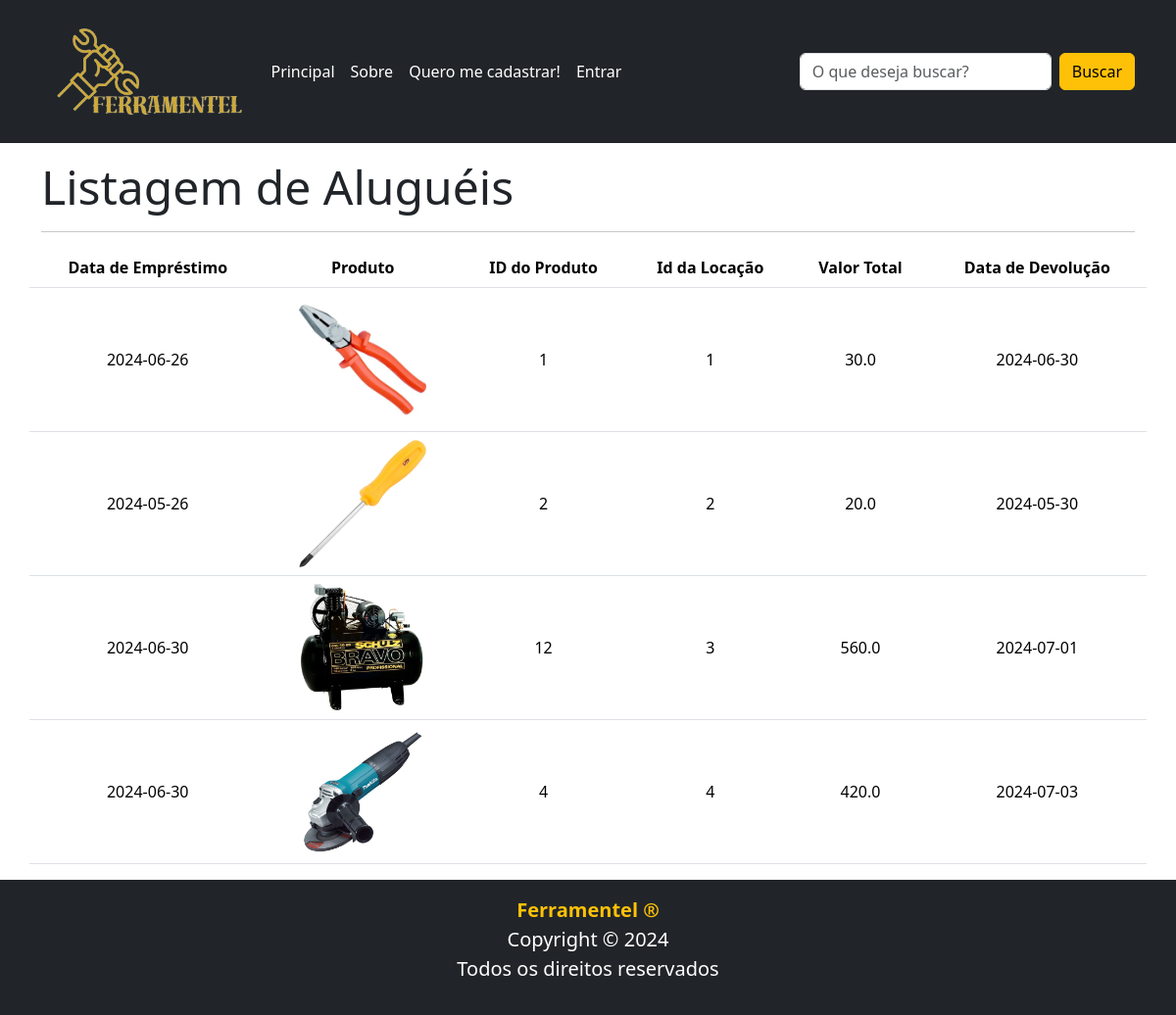
The page /emprestimos_gerente on the database its author committed.
### tables this page shows
CREATE TABLE locacao (
    id INTEGER PRIMARY KEY AUTOINCREMENT,
    cliente_id INTEGER NOT NULL,
    data_emprestimo DATE NOT NULL,
    data_devolucao DATE NOT NULL,
    produto_id INTEGER NOT NULL,
    valor_total FLOAT NOT NULL,
    FOREIGN KEY (cliente_id) REFERENCES cliente (id),
    FOREIGN KEY (produto_id) REFERENCES produto (id)
);

### routes/main_routes.py (the view)
@router.get("/emprestimos")
async def get_emprestimos(request: Request):
    lista_locacoes = LocacaoRepo.obter_todos()
    lista_clientes = ClienteRepo.obter_todos()
    for p in lista_locacoes:
        print(p.data_emprestimo)
    return templates.TemplateResponse(
        "emprestimos.html",
        {"request": request,
        "lista_locacoes": lista_locacoes,
        "lista_clientes": lista_clientes
        },
    )

### templates/emprestimos_gerente.html (shortened to what this page needs)
{% extends "base.html" %}
{% block conteudo %}
<h1 class="display-5"><b>Listagem de Aluguéis
    </b></h1>
<hr>
<form class="row json-form" action="/cadastrar_emprestimo" method="post">
    <table class="table">
        <thead>
            <tr>
                <th>Data de Empréstimo</th>
                <th>Produto</th>
                <th>ID do Produto</th>
                <th>Id da Locação</th>
                <th>Valor Total</th>
                <th>Data de Devolução</th>
            </tr>
        </thead>
        <tbody>
            {% for locacao in lista_locacoes %}
                <tr>
                    <td>{{ locacao.data_emprestimo }}</td>
                    <td><img src="/static/img/produtos/{{'{:04d}'.format(locacao.produto_id)}}.jpg" style="width: 130px; height: 130px;"></td>
                    <td>{{ locacao.produto_id }}</td>
                    <td>{{ locacao.id }}</td>
                    <td>{{ locacao.valor_total }}</td>
                    <td> {{locacao.data_devolucao }}</td>
                </tr>
            {% endfor %}
        </tbody>
    </table>
</form>
{% endblock %}

### templates/base.html (shortened to what this page needs)
<!DOCTYPE html>
<html lang="pt-br">
<head>
    <link rel="stylesheet" href="/static/lib/bootstrap/bootstrap.min.css">
    <link rel="stylesheet" href="/static/lib/bootstrap-icons/font/bootstrap-icons.min.css">
    <link rel="stylesheet" href="/static/css/estilos.css">
</head>
<body class="d-flex flex-column min-vh-100">
    {%- set cliente = request.state.cliente -%}
    {% include "header.html" %}
    <main class="container mt-3">
        {% block conteudo %}{% endblock %}
    </main>
    {% include "footer.html" %}
</body>
</html>

### templates/header.html (shortened to what this page needs)
<nav class="navbar navbar-expand-lg navbar-dark bg-dark navbar-custom">
    <div class="container">
        <a class="navbar-brand" href="/">
            <img src="/static/img/logo.png" style="height: 120px;">
        </a>
        {% set pagina_atual = request.url.path %}
        <div class="collapse navbar-collapse" id="menuPrincipal">
            {% if cliente.admin == True -%}
            <ul class="navbar-nav me-auto mb-2 mb-lg-0">
                <li class="nav-item">
                    <a class="nav-link {{ 'active' if pagina_atual == '/' }}"
                        href="/">Principal</a>
                </li>
                <li class="nav-item">
                    <a class="nav-link {{ 'active' if pagina_atual == '/' }}"
                        href="/sobre">Sobre</a>
                </li>
                <li class="nav-item">
                    <a
                        class="nav-link {{ 'active' if pagina_atual == '/' }}"
                        href="/cadastrar_ferramenta">Cadastrar Ferramenta</a>
                </li>
                <li class="nav-item">
                    <a
                        class="nav-link {{ 'active' if pagina_atual == '/' }}"
                        href="/emprestimos_gerente">Solicitações</a>
                </li>
                <li class="nav-item dropdown">
                    <a class="nav-link dropdown-toggle text-white" href="#" role="button" data-bs-toggle="dropdown">
                        Olá, <b>Gerente</b>!
                    </a>
                    <ul class="dropdown-menu">
                        <li><a class="dropdown-item  {{ 'active' if pagina_atual == '/cliente/dados' }} text-dark" href="/cliente/dados">Dados Pessoais</a></li>
                        <li><a class="dropdown-item  {{ 'active' if pagina_atual == '/cliente/senha' }} text-dark" href="/cliente/senha">Alterar Senha</a></li>
                        <li>
                            <hr class="dropdown-divider">
                        </li>
                        <li><a class="dropdown-item text-dark" href="/cliente/sair">Sair</a></li>
                    </ul>
                </li>
                </ul>
                {%- else: -%}
                <ul class="navbar-nav me-auto mb-2 mb-lg-0">
                    <li class="nav-item">
                        <a class="nav-link {{ 'active' if pagina_atual == '/' }} text-white" href="/">Principal</a>
                    </li>
                    <li class="nav-item">
                        <a class="nav-link {{ 'active' if pagina_atual == '/' }}"
                            href="/sobre">Sobre</a>
                    </li>
                {% if not cliente or not cliente.nome -%}
                <li class="nav-item">
                    <a
                        class="nav-link {{ 'active' if pagina_atual == '/cadastro' }}"
                        href="/cadastro">Quero me cadastrar!</a>
                </li>
                <li class="nav-item">
                    <a
                        class="nav-link {{ 'active' if pagina_atual == '/entrar' }}"
                        href="/entrar">Entrar</a>
                </li>
                    {%- endif -%}
                </ul>
                {%- endif -%}
            <form class="d-flex" role="search" action="/buscar" method="get">
                <input class="form-control me-2" type="search"
                    placeholder="O que deseja buscar?" name="q">
                <button class="btn btn-warning" type="submit">Buscar</button>
            </form>
        </div>
    </div>
</nav>

### templates/message.html (shortened to what this page needs)
{% if not message_success: %}
{%- set message_success = request.cookies.get("message_success") -%}
{% endif %}
{% if not message_warning: %}
{%- set message_warning = request.cookies.get("message_warning") -%}
{% endif %}
{% if not message_danger: %}
{%- set message_danger = request.cookies.get("message_danger") -%}
{% endif %}

### templates/footer.html
<footer class="bg-dark text-white text-center p-3 mt-auto">
    <p class="lead mb-0 text-warning fw-bold">Ferramentel &reg;</p>
    <p class="lead mb-0">Copyright &copy; 2024</p>
    <p class="lead">Todos os direitos reservados</p>
</footer>

### static/css/estilos.css (style rules this page uses)
.table td, .table th { vertical-align: middle; text-align: center; white-space: nowrap; }
.navbar-custom { background-color: #343a40; }
.navbar-custom .navbar-nav .nav-link { color: white !important; }
.navbar-custom .navbar-brand { color: white !important; }

### rows shown on the page
locacao: data_emprestimo "2024-06-26", shows a picture, produto_id "1", id "1", valor_total "30.0", data_devolucao "2024-06-30"
locacao: data_emprestimo "2024-05-26", shows a picture, produto_id "2", id "2", valor_total "20.0", data_devolucao "2024-05-30"
locacao: data_emprestimo "2024-06-30", shows a picture, produto_id "12", id "3", valor_total "560.0", data_devolucao "2024-07-01"
locacao: data_emprestimo "2024-06-30", shows a picture, produto_id "4", id "4", valor_total "420.0", data_devolucao "2024-07-03"
